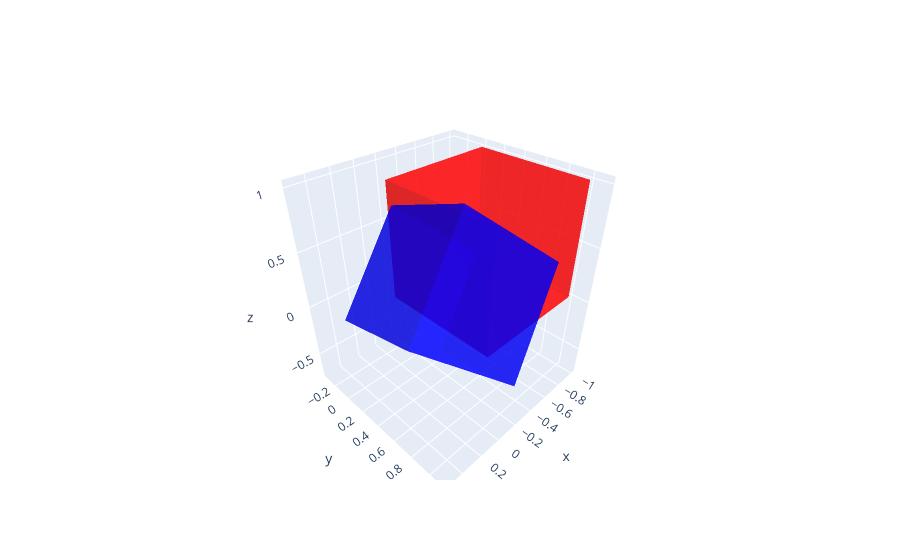

Here is the notebook cell this chart was saved with:
### Code cell
#Let us shift the rotated matrix back
C = L_rotation_xyz(A,np.array([np.pi/6,np.pi/4,np.pi/12]))
B = L_translate(C,np.array([-2,0,0]))
plot_cube([X-1,B[0]+1],[Y,B[1]],[Z,B[2]],color=['red','blue'])

### Figure 1 — Plotly figure (JSON) as saved in the notebook; plotly's stock layout.template omitted (floating-point values rounded to 4 significant figures)
{"data": [{"color": "red", "flatshading": true, "i": [0, 3, 0, 5, 0, 6, 4, 7, 2, 7, 1, 7], "j": [1, 1, 1, 1, 2, 2, 5, 5, 3, 3, 3, 3], "k": [2, 2, 4, 4, 4, 4, 6, 6, 6, 6, 5, 5], "opacity": 0.6, "type": "mesh3d", "x": [-1, -1, -1, -1, 0, 0, 0, 0], "y": [0, 0, 1, 1, 0, 0, 1, 1], "z": [0, 1, 0, 1, 0, 1, 0, 1]}, {"color": "blue", "flatshading": true, "i": [0, 3, 0, 5, 0, 6, 4, 7, 2, 7, 1, 7], "j": [1, 1, 1, 1, 2, 2, 5, 5, 3, 3, 3, 3], "k": [2, 2, 4, 4, 4, 4, 6, 6, 6, 6, 5, 5], "opacity": 0.6, "type": "mesh3d", "x": [-1.0, -0.2791, -0.8826, -0.1617, -0.317, 0.4039, -0.1996, 0.5213], "y": [0.0, -0.3245, 0.928, 0.6036, 0.183, -0.1415, 1.111, 0.7866], "z": [0.0, 0.6124, 0.3536, 0.9659, -0.7071, -0.09473, -0.3536, 0.2588]}], "layout": {}}
